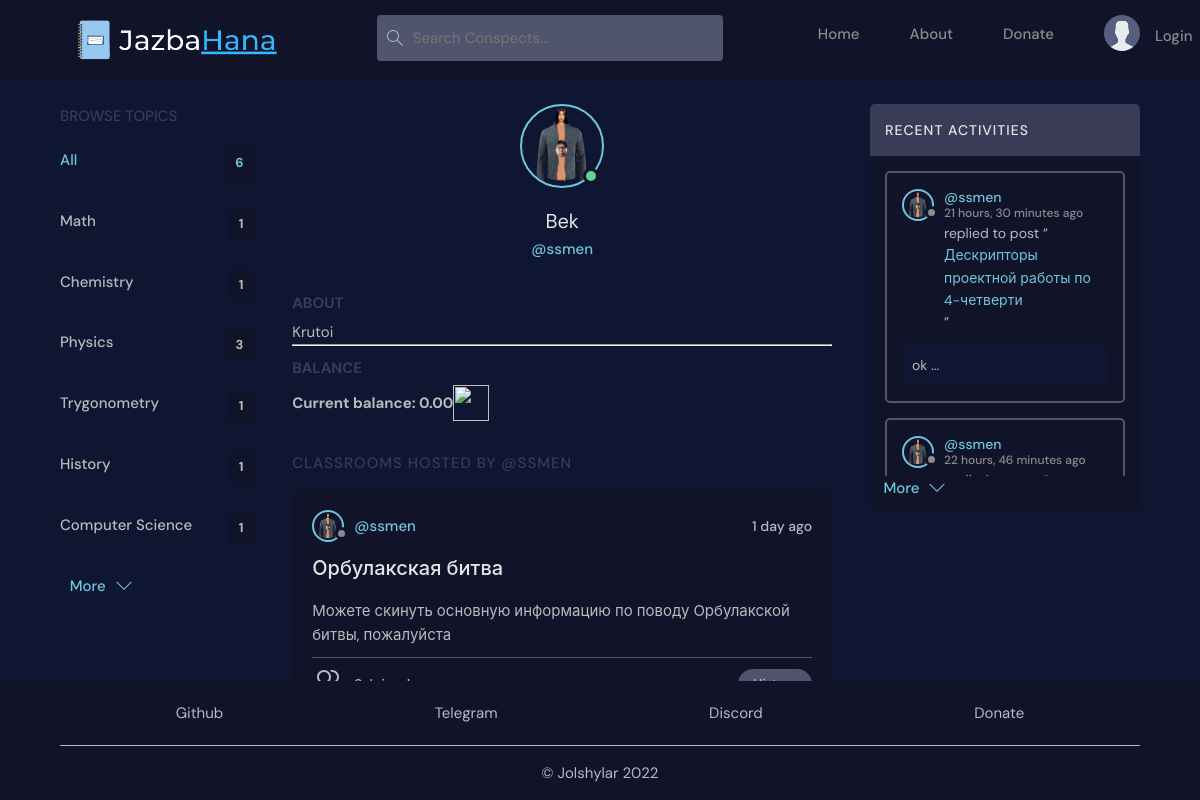
Screenshot of /profile/3/ with the database file from the repository.
### base/models.py (models this page shows, shortened)
class Topic(models.Model):
    name = models.CharField(max_length=200)

class User(AbstractUser):
    name = models.CharField(max_length=200, null=True)
    email = models.EmailField(unique=True, null=True)
    bio = models.TextField(null=True)
    avatar = models.ImageField(null=True, default="avatar.svg", upload_to="avatars/")
    USERNAME_FIELD = 'email'
    REQUIRED_FIELDS = []

class Classroom(models.Model):
    host = models.ForeignKey(User, on_delete=models.SET_NULL, null=True)
    topic = models.ForeignKey(Topic, on_delete=models.SET_NULL, null=True)
    name = models.CharField(max_length=100)
    description = models.CharField(max_length=100, null=True, blank=True)
    students = models.ManyToManyField(User, related_name='students', blank=True)
    created = models.DateTimeField(auto_now_add=True)
    updated = models.DateTimeField(auto_now=True)
    class Meta:
        ordering = ['-updated', '-created']
    def __str__(self):
        return self.name

class Message(models.Model):
    author = models.ForeignKey(User, on_delete=models.CASCADE)
    classroom = models.ForeignKey(Classroom, on_delete=models.CASCADE)
    body = models.TextField()
    created = models.DateTimeField(auto_now_add=True)
    updated = models.DateTimeField(auto_now=True)
    class Meta:
        ordering = ['-updated', '-created']
    def __str__(self):
        return f'{self.body[0:32]} ...'

### base/views.py (the view)
# urls.py: path('profile/<str:pk>/', views.user_profile, name='user-profile'),
def user_profile(request, pk):
    user = User.objects.get(id=pk)
    classrooms = user.classroom_set.all()
    classroom_messages = user.message_set.all()[0:2]
    topics = Topic.objects.all()
    context = {
        'user': user,
        'classrooms': classrooms,
        'classroom_messages': classroom_messages,
        'topics': topics,
    }
    return render(request, 'base/profile.html', context)

### base/templates/base/profile.html (shortened to what this page needs)
{% extends 'base.html' %}
{% load static %}
{% block content %}
<link rel="stylesheet" href="{% static 'styles/profile.css' %}" />
<main class="profile-page layout layout--3">
  <div class="container">
    {% include 'components/topics_component.html' %}
    <div class="classroomList">
      <div class="profile">
        <div class="profile__avatar">
          <div class="avatar avatar--large active">
            <img src="{{user.avatar.url}}" />
          </div>
        </div>
        <div class="profile__info">
          <h3>{{user.name}}</h3>
          <p>@{{user.username}}</p>
        </div>
        <div class="profile__about">
          <h3>About</h3>
          <p>
            {{user.bio}}
          </p>
          <hr />
          <h3>Balance</h3>
            <div class="layout__body__balance">
              <h1 class="jpcoin_balance">Current balance: 0.00</h1>
              <img class="header__jpcoin" src="https://media.discordapp.net/attachments/969611827568865282/969621353852440696/JP__2_-removebg-preview.png"/>
          </div>
        </div>
      </div>
      <div class="classroomList__header">
        <div>
          <h2>Classrooms Hosted by @{{user.username}}</a>
          </h2>
        </div>
      </div>
      {% include 'components/feed_component.html' %}
    </div>
    {% include 'components/activity_component.html' %}
  </div>
</main>
{% endblock content %}

### base/templates/components/topics_component.html
{% load static %}
<div class="topics">
  <div class="topics__header">
    <h2>Browse Topics</h2>
  </div>
  <ul class="topics__list">
    <li>
      <a href="{% url 'home' %}" class="active"
        >All <span>{{topics.count}}</span></a
      >
    </li>
    {% for topic in topics %}
    <li>
      <a href="{% url 'home' %}?q={{topic.name}}"
        >{{topic.name}}<span>{{topic.classroom_set.all.count}}</span></a
      >
    </li>
    {% endfor %}
  </ul>
  <a class="btn btn--link" href="{% url 'topics' %}">
    More
    <img src="{% static 'images/icons/chevron-down.svg' %}" />
  </a>
</div>

### base/templates/components/feed_component.html (shortened to what this page needs)
{% load static %}
{% for classroom in classrooms %}
<div class="classroomListRoom">
    <div class="classroomListRoom__header">
      <a href="{% url 'user-profile' classroom.host.id %}" class="classroomListRoom__author">
        <div class="avatar avatar--small">
          <img src="{{classroom.host.avatar.url}}" />
        </div>
        <span>@{{classroom.host.username}}</span>
      </a>
      <div class="classroomListRoom__actions">
        <span>{{classroom.created | timesince}} ago</span>
      </div>
    </div>
    <div class="classroomListRoom__content">
      <a href="{% url 'classroom' classroom.id %}">{{classroom.name}}</a>
      <p class="description">{{classroom.description}}</p>
    </div>
    <div class="classroomListRoom__meta">
      <a href="{% url 'classroom' classroom.id %}" class="classroomListRoom__joined">
      </a>
      <p class="classroomListRoom__topic">{{classroom.topic.name}}</p>
    </div>
  </div>
{% endfor %}

### base/templates/components/activity_component.html
{% load static %}
<link rel="stylesheet" href="{% static 'styles/activity.css' %}" />
<div class="activities">
    <div class="activities__header">
      <h2>Recent Activities</h2>
    </div>
    <div class="activity__body">
      {% for message in classroom_messages %}
      <div class="activities__box">
        <div class="activities__boxHeader roomListRoom__header">
          <a href="{% url 'user-profile' message.author.id %}" class="classroomListRoom__author">
            <div class="avatar avatar--small">
              <img src="{{message.author.avatar.url}}" />
            </div>
            <p>
              @{{message.author.username}}
              <span>{{message.created | timesince}} ago</span>
            </p>
          </a>
        </div>
        <div class="activities__boxContent">
          <p>replied to post “<a href="{% url 'classroom' message.classroom.id %}">{{message.classroom}}</a>”</p>
          <div class="activities__boxRoomContent">
            {{message}}
          </div>
        </div>
      </div>
      {% endfor %}
    </div>
    <a class="btn btn--link" href="{% url 'activity' %}">
      More
      <img src="{% static 'images/icons/chevron-down.svg' %}" />
    </a>
</div>

### static/styles/profile.css (style rules this page uses)
.profile { margin-bottom: 3rem; }
.profile__avatar { text-align: center; }
.profile__info { text-align: center; }
.profile__info h3 { font-size: 2rem; color: var(--color-light); font-weight: 400; }
.profile__info p { color: var(--color-main); font-weight: 500; margin-bottom: 1rem; }
.profile__about { margin-top: 2rem; }
.profile__about h3 { text-transform: uppercase; color: var(--color-dark-light); margin-bottom: 0.5rem; }
.header__jpcoin { height: 36px; width: 36px; }
.jpcoin_balance { padding-top: 6px; }
h3 { padding-top: 10px; }
.layout__body__balance { display: flex; flex-direction: row; }

### static/styles/activity.css (style rules this page uses)
.activities { background: var(--color-dark); border-radius: 5px; }
.activities__header h2 { background-color: var(--color-dark-light); text-transform: uppercase; font-weight: 500; padding: 1.5rem; color: var(--color-light); letter-spacing: 1px; font-size: 1.4rem; border-radius: 5px 5px 0 0; height: 52px; }
.activities__box { margin: 1.5rem; padding: 1.5rem; border: 2px solid var(--color-dark-medium); border-radius: 5px; }
.activity__body { height: 40vh; overflow: auto; }
.activities__boxHeader p { font-size: 1.4rem; line-height: 1.3; }
.activities__boxHeader p span { color: var(--color-gray); font-size: 1.2rem; display: block; }
.activities__boxContent { margin-left: 4.2rem; }
.activities__boxContent { font-size: 1.4rem; }
.activities__boxRoomContent { background: var(--color-bg); padding: 1rem; border-radius: 5px; margin-top: 1rem; margin-left: -4.2rem; }

### rows the page displays
Topic: name "Math", classroom_set.all.count "1"
Topic: name "Chemistry", classroom_set.all.count "1"
Topic: name "Physics", classroom_set.all.count "3"
Topic: name "Trygonometry", classroom_set.all.count "1"
Topic: name "History", classroom_set.all.count "1"
Topic: name "Computer Science", classroom_set.all.count "1"
User: avatar (picture), name "Bek", username "ssmen", bio "Krutoi", username "SSMEN"
Classroom: host.avatar (picture), host.username "ssmen", created "1 day", name "Орбулакская битва", description "Можете скинуть основную информацию по поводу Орбулакской битвы, пожалуйста"
Message: author.avatar (picture), author.username "ssmen", created "21 hours, 30 minutes", classroom "Дескрипторы проектной работы по 4-четверти", body "ok ..."
Message: author.avatar (picture), author.username "ssmen", created "22 hours, 46 minutes"

### other values shown
{{ topics.count }} "6"
